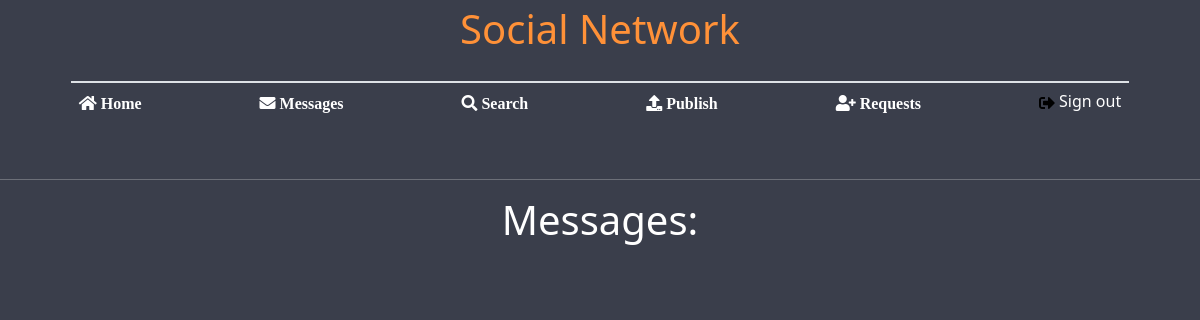
The page /chatting (signed in) on the database as committed earlier.
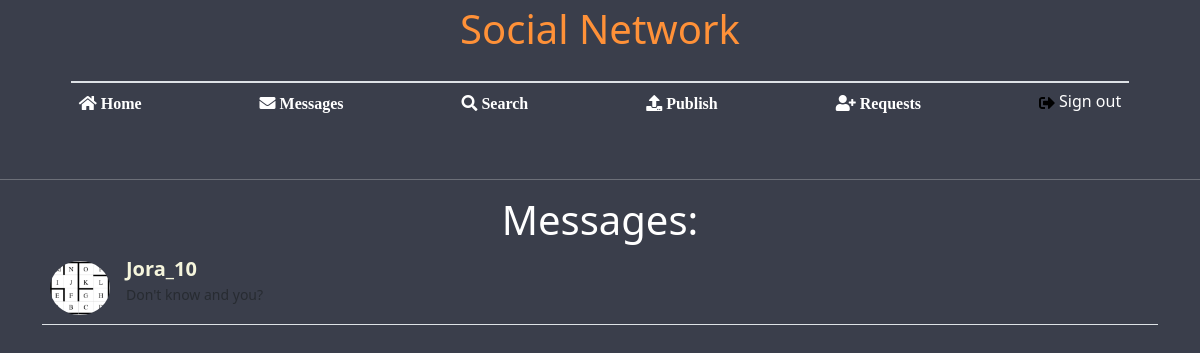
The same page on the database as committed later.
### base/models.py (models this page shows)
class Friend(models.Model):
    user1 = models.ForeignKey(User, on_delete=models.CASCADE, related_name='user1_friends')
    user2 = models.ForeignKey(User, on_delete=models.CASCADE, related_name='user2_friends')
    last_message_date = models.DateTimeField(auto_now_add=True)

class ProfileInfo(models.Model):
    degree = models.CharField(max_length=100, null=True, blank=True, default='')
    workplace = models.CharField(max_length=100, null=True, blank=True, default='')
    age = models.IntegerField(null=True, blank=True)
    address = models.CharField(max_length=100, null=True, blank=True, default='')
    user = models.OneToOneField(User, on_delete=models.CASCADE)
    profile_image = models.FileField(upload_to='profile_images/', null=True, blank=True, default='https://cdn.pixabay.com/photo/2015/10/05/22/37/blank-profile-picture-973460_960_720.png')

class Message(models.Model):
    sender = models.ForeignKey(User, related_name="sent_messages", on_delete=models.CASCADE)
    recipient = models.ForeignKey(User, related_name="received_messages", on_delete=models.CASCADE)
    message = models.TextField()
    timestamp = models.DateTimeField()

### base/views.py (the view)
# urls.py: path('chatting', views.friends_message_view, name='friends_message_view'),
def friends_message_view(request):
    if request.user.is_authenticated:
        current_user = request.user
        user1_friends = Friend.objects.filter(user1=current_user)
        user2_friends = Friend.objects.filter(user2=current_user)
        friends = user1_friends.filter(user2__in=user2_friends.values('user1'))
        print('friends', friends)
        friend_names = []
        messages = []
        for friend in friends:
            friend_names.append(friend.user2.username)
            user1 = friend.user1
            if user1 == current_user:
                user1 = friend.user2
            sender_query = Message.objects.filter(sender=user1, recipient=current_user).order_by('timestamp')
            receiver_query = Message.objects.filter(sender=current_user, recipient=user1).order_by('timestamp')
            sent_message = ''
            received_message = ''
            if len(sender_query) > 0:
                sent_message = sender_query.last()
            if len(receiver_query) > 0:
                received_message = receiver_query.last()
            if (sent_message == '' and received_message == ''):
                messages.append('')
            elif (sent_message == '' and received_message != ''):
                messages.append(received_message)
            elif (sent_message != '' and received_message == ''):
                messages.append(sent_message)
            else:
                if sent_message.timestamp > received_message.timestamp:
                    messages.append(sent_message)
                else:
                    messages.append(received_message)
        zipped = zip(friends, messages)
        print(friend_names)
        return render(request, 'chat_view.html', {'user': current_user,'friends_messages': zipped, 'friend_names': friend_names})
    else:
        return redirect('/')

### templates/chat_view.html (shortened to what the changed rows need)
{% load static %}
<!DOCTYPE html>
<html lang="en">
<head>
    <link rel="stylesheet" href="{% static 'index.css' %}">
    <link rel="stylesheet" href="{% static 'requests.css' %}">
    <link rel="stylesheet" href="https://cdnjs.cloudflare.com/ajax/libs/font-awesome/5.15.3/css/all.min.css" />
    <link rel="stylesheet" href="https://cdn.jsdelivr.net/npm/bootstrap@5.3.0-alpha1/dist/css/bootstrap.min.css"/>
</head>
<body style="background: #3A3E4B; color: white;">
    <header>
        <h1 class="d-none d-lg-block"
        style="text-align: center; color: #FF9138; margin-top: 5px; margin-bottom: -30px;">Social Network</h1>
    </header>
    <div class="container">
        <h1 style="text-align: center;">Messages:</h1>
        <ul class="list-unstyled mb-0">
            {% for friend, message in friends_messages %}
                <li class="p-2 border-bottom">
                    {% if friend.user1.username > friend.user2.username %}
                    <a href="chat/{{friend.user2.username}}-{{friend.user1.username}}" class="d-flex justify-content-between"
                    style="text-decoration: none;" onclick="SendMessage(event)">
                    {% else %}
                    <a href="chat/{{friend.user1.username}}-{{friend.user2.username}}" class="d-flex justify-content-between"
                    style="text-decoration: none;" onclick="SendMessage(event)">
                    {% endif %}
                        <div class="d-flex flex-row">
                            <img src="{{friend.user2.profileinfo.profile_image}}" alt="avatar"
                                class="rounded-circle d-flex align-self-center me-3 shadow-1-strong" width="60">
                            <div class="pt-1">
                                <p class="fw-bold mb-3" style="font-size: 20px; color: beige;">{{friend.user2.username}}</p>
                                {% if message.sender == friend.user1 %}
                                    <p class="small text-white">You: {{message.message}}</p>
                                {% else %}
                                    <p class="small text-muted text-white">{{message.message}}</p>
                                {% endif %}
                            </div>
                        </div>
                    </a>
                </li>
            {% endfor %}
        </ul>
    </div>
</body>
</html>

Rows that differ between the two databases and show on the page:
added Friend: user2.profileinfo.profile_image (picture), user2.username "Jora_10", message "Don't know and you?"
